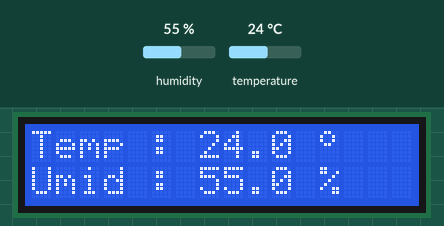
Simulated run of this sketch. Board: Arduino Uno, built with avr-gcc and run on an emulated ATmega328P. Parts: 16×2 character LCD. Inputs (shaded band) come from the test bench; at power-on: humidity 55 %, temperature 24 °C.

Above: at 1.2 s.
1.3 s: humidity set to 22 %
At 3.4 s:
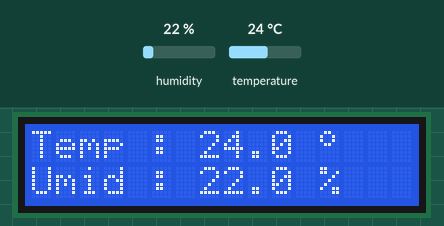
4.1 s: temperature set to 12 °C
At 5.7 s:
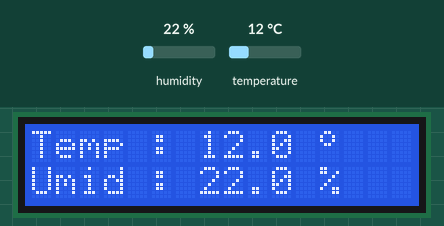
6.9 s: humidity set to 40 %
At 9.0 s:
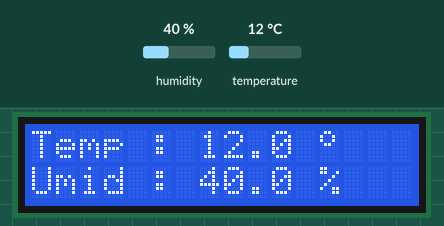
9.8 s: temperature set to 19 °C
At 11.3 s:
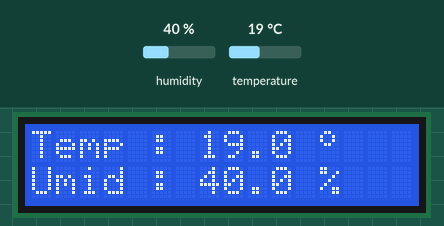
Timing chart, 0 to 12.8 s (numbered marks = the images above; inputs shaded):
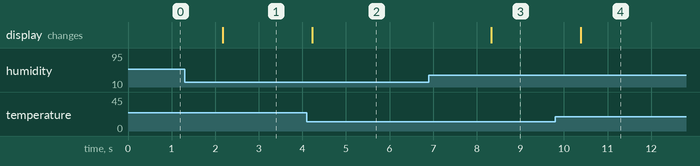

The sketch:

Exemplo_Sensor_DHT11_ou_DHT22_e_LCD_I2C.ino
```cpp
    /*
    Pinagem do LCD

    GND => (-)
    VCC => 5V
    SDA => A4
    SCL => A5


    Pinagem do DHT11 Olhando de frente

    Pin 1 => VCC
    Pin 2 => Pin 8 do Arduino
    Pin 3 => Sem Uso
    Pin 4 => GND
    */

#include <Wire.h>
#include <LiquidCrystal_I2C.h>
#include <DHT.h>

LiquidCrystal_I2C lcd(39,16,2);  // 0x27 ou 39

//Define a ligação ao pino de dados do sensor
#define DHTPIN 8

//Define o tipo de sensor DHT utilizado
#define DHTTYPE DHT11

DHT dht(DHTPIN, DHTTYPE);


//Array simbolo grau
byte grau[8] ={ B00001100,
                B00010010,
                B00010010,
                B00001100,
                B00000000,
                B00000000,
                B00000000,
                B00000000,};

void setup()
{
lcd.init();                // initialize the lcd
lcd.backlight();           // acende a luz de fundo no lcd
lcd.createChar(0, grau);   //Cria o caractere customizado com o simbolo do grau
}

void loop()
{
float h = dht.readHumidity(); //Le o valor da umidade
float t = dht.readTemperature(); //Le o valor da temperatura
lcd.setCursor(0,0);
lcd.print("Temp : ");
lcd.print(" ");
lcd.setCursor(7,0);
lcd.print(t,1);
lcd.setCursor(12,0);

//Mostra o simbolo do grau formado pelo array
lcd.write((byte)0);

//Mostra o simbolo do grau quadrado
//lcd.print((char)223);

lcd.setCursor(0,1);
lcd.print("Umid : ");
lcd.print(" ");
lcd.setCursor(7,1);
lcd.print(h,1);
lcd.setCursor(12,1);
lcd.print("%");

//Intervalo recomendado para leitura do sensor
delay(2000);
}
```

Measured:
- after the input at 1.3 s, the display: changes after 0.88 s (image 1)
- after the input at 4.1 s, the display: changes after 0.13 s (image 2)
- after the input at 6.9 s, the display: changes after 1.4 s (image 3)
- after the input at 9.8 s, the display: changes after 0.59 s (image 4)
